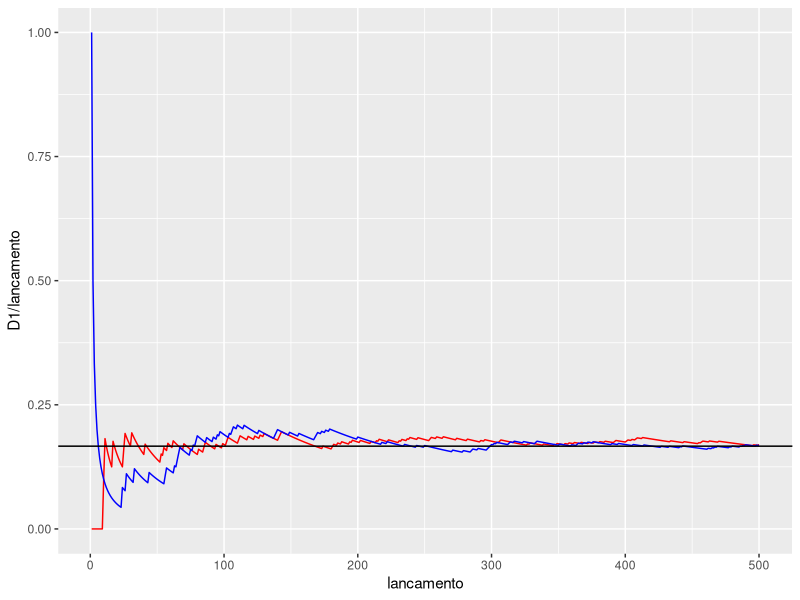

Write R code to recreate this figure.
# clear all
rm(list = ls())

# biblioteca
library(ggplot2)

# quantidade de lancamentos de um dado de seis lados
n=500

# define semente de reprodução
set.seed(25742)

# extrai os lancamentos
Dados_sample = sample(x=1:6, size = n, replace = TRUE)

# Cria uma tabela com contagem das faces 1 e 2
dados = data.frame(lancamento = 1:n, resultado=Dados_sample, D1=0, D2=0)

head(dados)

# faz a contagem cumultativa dos resultados
dados$D1 = cumsum(dados$resultado == 1)
dados$D2 = cumsum(dados$resultado == 2)

head(dados)


# Plota os resultados de convergencia
ggplot(dados, aes(x= lancamento)) +
  geom_line(aes(y=D1/lancamento), color="red") +
  geom_line(aes(y=D2/lancamento), color="blue") +
  geom_hline(yintercept = 1/6)


